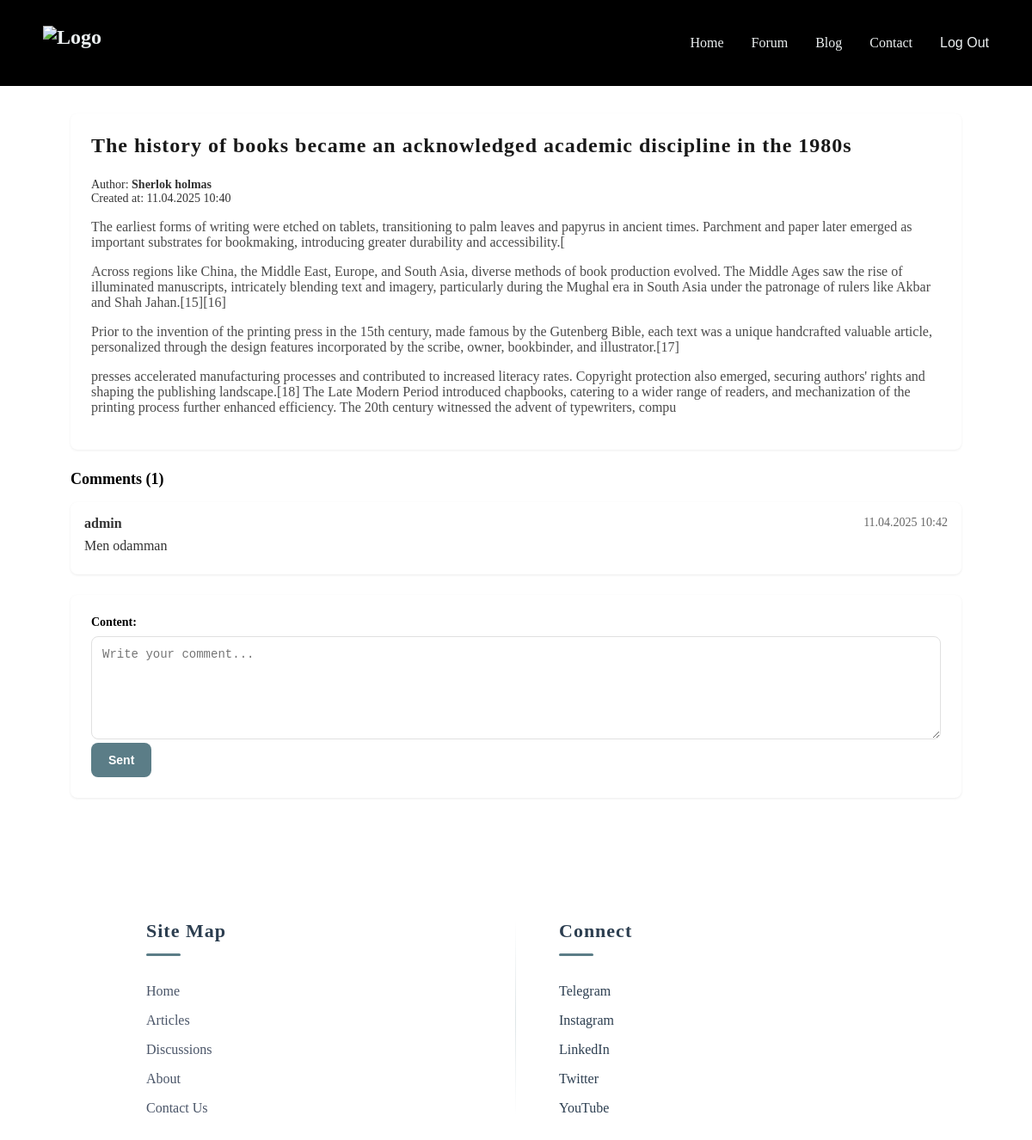
Screenshot of /book/1/ (signed in) with the database file from the repository.
### essayApp/models.py (models this page shows, shortened)
class Book(models.Model):
    title = models.CharField(max_length=70)
    short_description = models.CharField(max_length=90)
    banner = models.ImageField(upload_to='media/', null=True, blank=True)
    banner_url = models.URLField(null=True, blank=True)
    theme_title = models.CharField(max_length=90)
    created_at = models.DateTimeField(default=timezone.now)
    author = models.CharField(max_length=130)

class BookThemes(models.Model):
    theme = models.TextField()
    book = models.ForeignKey(Book, related_name='themes', on_delete=models.CASCADE)

class BookComment(models.Model):
    user = models.ForeignKey(User, on_delete=models.CASCADE)
    content = models.TextField()
    created_at = models.DateTimeField(auto_now_add=True)
    book = models.ForeignKey(Book, on_delete=models.CASCADE, related_name='comments')

### essayApp/views.py (the view, shortened to what this page needs)
# urls.py: path('book/<int:pk>/', book_detail, name='book_detail'),
def book_detail(request, pk):
    book = get_object_or_404(Book, pk=pk)
    comments = book.comments.all()
    form = BookCommentForm()
    context = {
        'book': book,
        'comments': comments,
        'form': form,
    }
    return render(request, 'book-comments.html', context)

### essayApp/forms.py
class BookCommentForm(forms.ModelForm):
    class Meta:
        model = BookComment
        fields = ['content']
        widgets = {
            'content': forms.Textarea(attrs={'placeholder': 'Write your comment...'}),
        }

### templates/book-comments.html (shortened to what this page needs)
<!DOCTYPE html>
<html lang="ru">
<head>
    {% load static %}
    <link rel="stylesheet" href="{% static 'css/navbar.css' %}">
    <link rel="stylesheet" href="{% static 'css/blog.css' %}">
</head>
<body>
    <nav>
        <div class="nav-container">
            <a href="/" class="logo">
                <img src="https://cdn.dorik.com/6587cf2393037000111f0b06/images/logo-b16Cp.png" alt="Logo">
            </a>
            <ul class="nav-links">
                <li><a href="/">Home</a></li>
                <li><a href="/forum/">Forum</a></li>
                <li class="dropdown">
                    <a class="drop-trigger">Blog</a>
                </li>
                <li><a href="/contact/">Contact</a></li>
                <li>
                    {% if request.user.is_authenticated %}
                    <form action="{% url 'logout' %}" method="post">
                        <button type="submit">
                            Log Out
                        </button>
                    </form>
                    {% else %}
                    <a href="{% url 'login' %}">
                        Sign In
                    </a>
                    {% endif %}
                </li>
            </ul>
        </div>
    </nav>
    <div class="container">
        <div class="topic">
            <div class="topic-header">
                <h1 class="topic-title">{{ book.theme_title }}</h1>
            </div>
            <div class="topic-meta">
                Author: <strong>{{ book.author }}</strong><br>
                Created at: <time>{{ book.created_at|date:"d.m.Y H:i" }}</time>
            </div>
            <div class="topic-content">
                {% for theme in book.themes.all %}
                <p>{{ theme.theme }}</p>
                {% empty %}
                <p>Нет тем для этой книги.</p>
                {% endfor %}
            </div>
        </div>
        <div class="comments-section">
            {% if comments %}
            <h3 class="comments-header">Comments ({{ comments.count }})</h3>
            {% for comment in comments %}
            <div class="comment">
                <div class="comment-header">
                    <span class="comment-author">{{ comment.user.username }}</span>
                    <span class="comment-date">{{ comment.created_at|date:"d.m.Y H:i" }}</span>
                </div>
                <div class="comment-content">
                    <p>{{ comment.content }}</p>
                </div>
            </div>
            {% endfor %}
            {% else %}
            <p>Комментариев пока нет.</p>
            {% endif %}
            <div class="comment-form">
                {% if user.is_authenticated %}
                <form method="POST">
                    {{ form.as_p }}
                    <button type="submit" class="btn">Sent</button>
                </form>
                {% else %}
                <p>Please <a href="{% url 'login' %}">sign in</a>, to white a comment</p>
                {% endif %}
            </div>
        </div>
    </div>
    <footer>
        <div class="footer-container">
            <div class="footer-col">
                <h1>Site Map</h1>
                <div class="footer-list">
                    <p>Home</p>
                    <p>Articles</p>
                    <p>Discussions</p>
                    <p>About</p>
                    <p>Contact Us</p>
                </div>
            </div>
            <div class="footer-col">
                <h1>Connect</h1>
                <div class="footer-list">
                    <a href="https://t.me/quedforum" target="_blank">Telegram</a>
                    <a href="https://www.instagram.com/thequedio?igsh=MWZkNHNkd3hodXVkaw==" target="_blank">Instagram
                    </a>
                    <a href="https://www.linkedin.com/company/quedio/" target="_blank">LinkedIn</a>
                    <a>Twitter</a>
                    <a>YouTube</a>
                </div>
            </div>
        </div>
    </footer>
</body>
</html>

### static/css/navbar.css (style rules this page uses)
* { margin: 0; padding: 0; box-sizing: border-box; font-family: 'DM Sans' sans-serif; }
nav { position: relative; width: 100%; background-color: black; padding: 30px; }
.nav-container { max-width: 1100px; margin: 0 auto; display: flex; justify-content: space-between; align-items: center; }
.logo { color: #ecf0f1; font-size: 1.5rem; font-weight: bold; text-decoration: none; display: flex; align-items: center; transition: transform 0.3s ease; }
.logo img { height: 40px; }
.nav-links { display: flex; list-style: none; gap: 2rem; }
.nav-links a, button { color: #ecf0f1; text-decoration: none; background-color: transparent; border: 0; font-size: 1rem; cursor: pointer; transition: all 0.3s ease; position: relative; }
.nav-links a::after { content: ''; position: absolute; width: 0; height: 2px; bottom: -4px; left: 0; background-color: #3498db; transition: width 0.3s ease; }
.dropdown { position: relative; }
footer { padding: 80px 20px 50px; max-width: 1200px; margin: 30px auto 0px auto; width: 100%; display: flex; justify-content: center; position: relative; overflow: hidden; }
.footer-container { width: 100%; max-width: 900px; display: flex; justify-content: space-around; gap: 60px; flex-wrap: wrap; position: relative; }
.footer-col { display: flex; flex-direction: column; gap: 24px; flex: 1; min-width: 220px; position: relative; }
.footer-col h1 { font-size: 22px; font-weight: 600; color: #2c3e50; position: relative; padding-bottom: 16px; margin-bottom: 8px; }
.footer-col a { color: #2c3e50; text-decoration: none; }
.footer-col h1::after { content: ''; position: absolute; left: 0; bottom: 0; width: 40px; height: 3px; background-color: #5B7D87; border-radius: 2px; transition: width 0.3s ease; }
.footer-list { display: flex; flex-direction: column; gap: 16px; }
.footer-list p { color: #4a5568; cursor: pointer; transition: all 0.3s ease; font-size: 16px; position: relative; padding-left: 0; display: inline-block; max-width: fit-content; }
.footer-list p::after { content: ''; position: absolute; width: 0; height: 1px; bottom: -2px; left: 0; background-color: #5B7D87; transition: width 0.3s ease; }
@media (min-width: 992px) { .footer-col { padding: 0 20px; } }
@media (min-width: 992px) { .footer-col:not(:last-child)::after { content: ''; position: absolute; right: -30px; top: 0; height: 100%; width: 1px; background: linear-gradient(to bottom, transparent, rgba(90, 125, 135, 0.2), transparent); } }

### rows the page displays
Book: theme_title "The history of books became an acknowledged academic discipline in the 1980s", author "Sherlok holmas", created_at "11.04.2025 10:40"
BookThemes: theme "The earliest forms of writing were etched on tablets, transitioning to palm leaves and papyrus in ancient times. Parchment and paper later emerged as important substrates for bookmaking, introducing greater durability and accessibility.["
BookThemes: theme "Across regions like China, the Middle East, Europe, and South Asia, diverse methods of book production evolved. The Middle Ages saw the rise of illuminated manuscripts, intricately blending text and imagery, particularly during the Mughal era in South Asia under the patronage of rulers like Akbar and Shah Jahan.[15][16]"
BookThemes: theme "Prior to the invention of the printing press in the 15th century, made famous by the Gutenberg Bible, each text was a unique handcrafted valuable article, personalized through the design features incorporated by the scribe, owner, bookbinder, and illustrator.[17]"
BookThemes: theme "presses accelerated manufacturing processes and contributed to increased literacy rates. Copyright protection also emerged, securing authors' rights and shaping the publishing landscape.[18] The Late Modern Period introduced chapbooks, catering to a wider range of readers, and mechanization of the printing process further enhanced efficiency. The 20th century witnessed the advent of typewriters, compu"
BookComment: user.username "admin", created_at "11.04.2025 10:42", content "Men odamman"

### other values shown
{{ comments.count }} "1"
